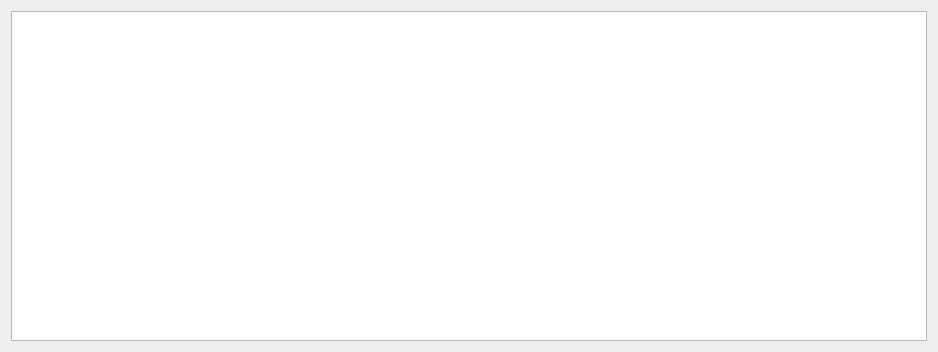
<?xml version="1.0" encoding="UTF-8"?>
<ui version="4.0">
 <class>ShowServiceForm</class>
 <widget class="QWidget" name="ShowServiceForm">
  <property name="geometry">
   <rect>
    <x>0</x>
    <y>0</y>
    <width>938</width>
    <height>352</height>
   </rect>
  </property>
  <property name="windowTitle">
   <string>Надані послуги</string>
  </property>
  <layout class="QVBoxLayout" name="verticalLayout">
   <item>
    <widget class="ShowServiceView" name="tableShowService"/>
   </item>
  </layout>
 </widget>
 <customwidgets>
  <customwidget>
   <class>ShowServiceView</class>
   <extends>QTableView</extends>
   <header>showserviceview.h</header>
  </customwidget>
 </customwidgets>
 <resources/>
 <connections/>
</ui>
